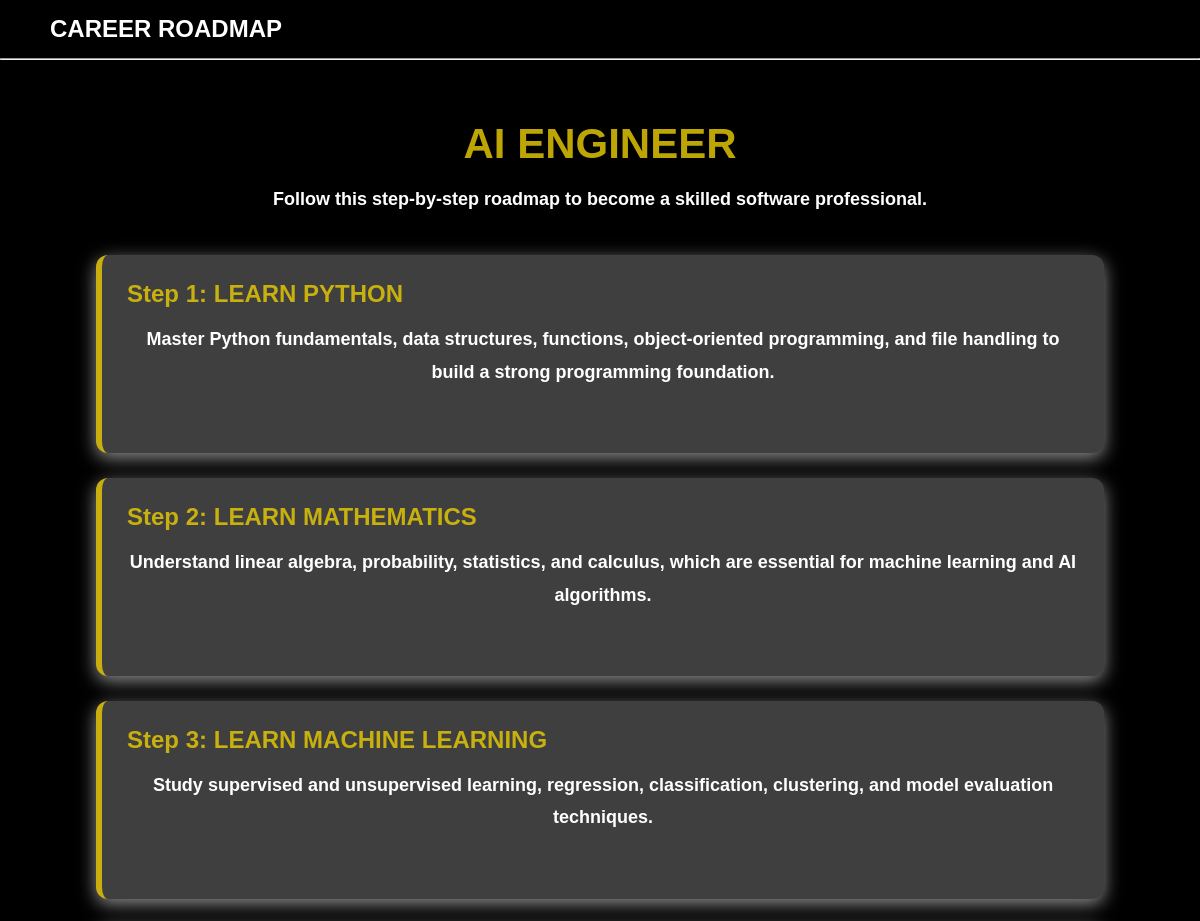
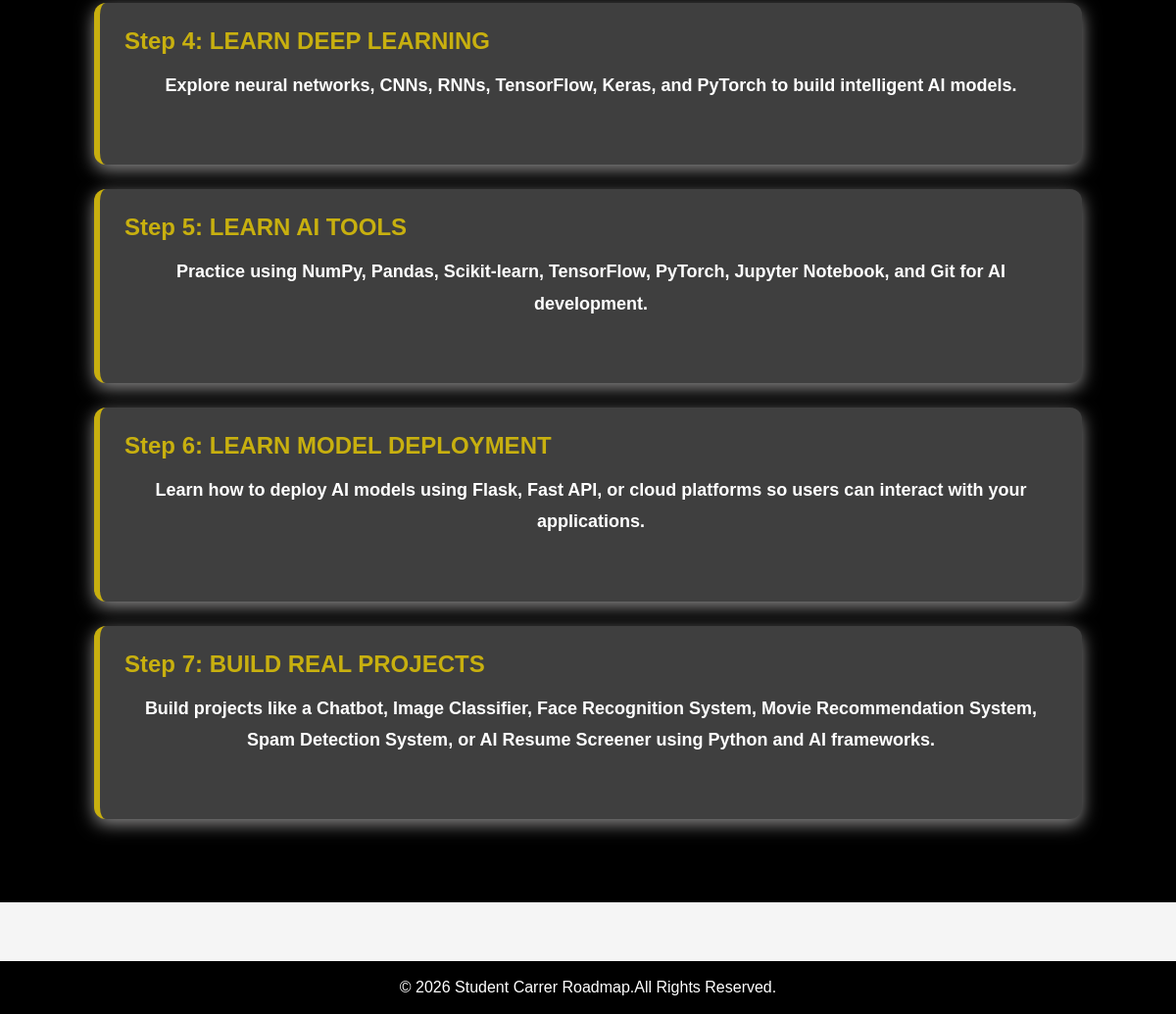
Page /roadmap/2/ on the committed database (2 pictures, top to bottom).
### career/models.py (models this page shows, shortened)
class Career(models.Model):
    title = models.CharField(max_length=100)
    description = models.TextField()
    skills = models.TextField()
    salary = models.CharField(max_length=100)
    opportunities=models.TextField()
    roadmap = models.TextField()
    resources = models.TextField()
    roadmap_link=models.URLField(blank=True)
    resources_link=models.URLField(blank=True)
    quiz_link=models.URLField(blank=True)

class RoadmapStep(models.Model):
    career = models.ForeignKey(
        Career,
        on_delete=models.CASCADE,
        related_name="roadmap_steps"
    )
    step_number = models.PositiveIntegerField()
    title = models.CharField(max_length=100)
    description = models.TextField()
    class Meta:
        ordering = ["step_number"]

### career/views.py (the view)
# urls.py: path('roadmap/',views.roadmap,name='roadmap'),
def roadmap(request, career_id):
    career = get_object_or_404(Career, id=career_id)
    roadmap_steps = RoadmapStep.objects.filter(
        career=career
    ).order_by("step_number")
    return render(request, "roadmap.html", {
        "career": career,
        "roadmap_steps": roadmap_steps,
    })

### templates/roadmap.html (shortened to what this page needs)
{% load static %}
<!DOCTYPE html>
<html lang="en">
<head>
    <link rel="stylesheet" href="{% static 'css/style.css' %}">
</head>
<body>
    <nav>
        <h2>CAREER ROADMAP</h2>
    </nav>
    <hr class="line">
    <section class="roadmapsection">
<h1>{{ career.title }}</h1>
<p>Follow this step-by-step roadmap to become a skilled software professional.</p>
{% for step in roadmap_steps %}
<div>
    <h2>Step {{ step.step_number }}: {{ step.title }}</h2>
    <p>{{ step.description }}</p>
</div>
{% endfor %}
</section>
    <footer>
        <p>© 2026 Student Carrer Roadmap.All Rights Reserved. </p>
    </footer>
</body>

### static/css/style.css (style rules this page uses)
* { margin:0; padding:0; box-sizing:border-box; font-family:Arial, Helvetica, sans-serif; }
html { scroll-behavior: smooth; }
body { background-color:#f5f5f5; color:#333; }
nav { background-color:black; color:white; display:flex; justify-content:space-between; align-items:center; padding:15px 50px; }
.line { background-color: white; color: white; }
footer { background:black; color:white; text-align:center; padding:20px; margin-top:30px; }
footer { background:black; color:white; text-align:center; padding:20px; margin-top:50px; font-size:16px; }
footer { margin-top:60px; background:black; color:white; text-align:center; padding:20px; font-size:16px; }
footer { background:black; color:white; text-align:center; padding:18px; }
footer p { color:white; margin:0; }
section { padding:60px 8%; background:#f5f7fb; }
footer p { margin:0; color:white; }
.roadmapsection { padding:60px 8%; background:black; }
.roadmapsection h1 { text-align:center; font-size:42px; color:rgba(229, 199, 5, 0.826); margin-bottom:15px; }
.roadmapsection p { text-align:center; font-size:18px; color:#555; margin-bottom:40px; }
.roadmapsection div { background:rgb(63, 63, 63); padding:25px; margin-bottom:25px; border-left:6px solid rgba(229, 199, 5, 0.826); border-radius:12px; box-shadow:0 5px 18px rgb(142, 141, 141); transition:0.3s; }
.roadmapsection h2 { color:rgba(229, 199, 5, 0.826); margin-bottom:15px; }
.roadmapsection p { color:white; line-height:1.8; font-size:18px; font-weight: 700; }

### rows in the picture
Career: title "AI ENGINEER"
RoadmapStep: step_number "1", title "LEARN PYTHON", description "Master Python fundamentals, data structures, functions, object-oriented programming, and file handling to build a strong programming foundation."
RoadmapStep: step_number "2", title "LEARN MATHEMATICS", description "Understand linear algebra, probability, statistics, and calculus, which are essential for machine learning and AI algorithms."
RoadmapStep: step_number "3", title "LEARN MACHINE LEARNING", description "Study supervised and unsupervised learning, regression, classification, clustering, and model evaluation techniques."
RoadmapStep: step_number "4", title "LEARN DEEP LEARNING", description "Explore neural networks, CNNs, RNNs, TensorFlow, Keras, and PyTorch to build intelligent AI models."
RoadmapStep: step_number "5", title "LEARN AI TOOLS", description "Practice using NumPy, Pandas, Scikit-learn, TensorFlow, PyTorch, Jupyter Notebook, and Git for AI development."
RoadmapStep: step_number "6", title "LEARN MODEL DEPLOYMENT", description "Learn how to deploy AI models using Flask, Fast API, or cloud platforms so users can interact with your applications."
RoadmapStep: step_number "7", title "BUILD REAL PROJECTS", description "Build projects like a Chatbot, Image Classifier, Face Recognition System, Movie Recommendation System, Spam Detection System, or AI Resume Screener using Python and AI frameworks."
